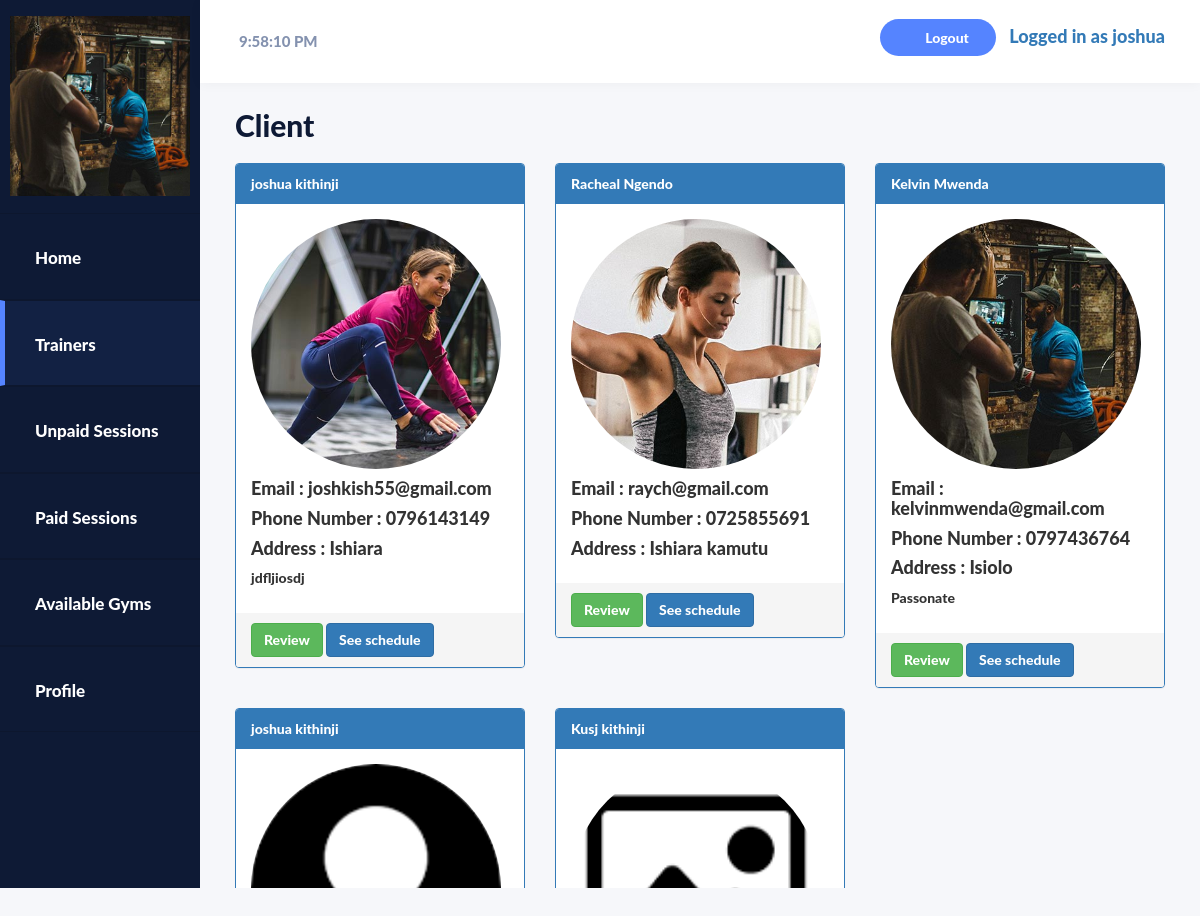
The app's page /client/trainers.php (signed in) with its own data.
### tables this page shows
CREATE TABLE `trainers` (
  `trainer_id` int(10) NOT NULL,
  `trainer_fname` varchar(30) NOT NULL,
  `trainer_lname` varchar(30) NOT NULL,
  `trainer_pass` varchar(10) NOT NULL,
  `trainer_email` varchar(30) NOT NULL,
  `trainer_phone` varchar(15) NOT NULL,
  `trainer_address` varchar(30) NOT NULL,
  `trainer_profilepic` varchar(50) NOT NULL,
  `trainer_gender` varchar(30) NOT NULL,
  `trainer_shortdesc` text NOT NULL,
  `date_joined` datetime NOT NULL
);

### client/trainers.php (the view, shortened to what this page needs)
<!DOCTYPE html>
<html>
<head>
	 <link rel="stylesheet" href="https://maxcdn.bootstrapcdn.com/bootstrap/3.4.1/css/bootstrap.min.css">
    <link rel="stylesheet" type="text/css" href="../css/style.css">
    <link rel="stylesheet" type="text/css" href="../DataTables/datatables.min.css"/>
</head>
<body class="home">
    <div class="container-fluid display-table">
        <div class="row display-table-row">
            <div class="col-md-2 col-sm-1 hidden-xs display-table-cell v-align box" id="navigation">
                <div class="logo">
                    <a hef="home.html"><?php echo "<img src='../".$_SESSION['client_profilepic']."' alt='Trainer profilepic' class='hidden-xs hidden-sm'>"; ?>
                    </a>
                </div>
                <div class="navi">
                    <ul>
                        <li><a href="index.php"><i class="fa fa-home" aria-hidden="true"></i><span class="hidden-xs hidden-sm">Home</span></a></li>
                        <li class="active"><a href="trainers.php"><i class="fa fa-tasks" aria-hidden="true"></i><span class="hidden-xs hidden-sm">Trainers</span></a></li>
                       <li><a href="booked.php"><i class="fa fa-bar-chart" aria-hidden="true"></i><span class="hidden-xs hidden-sm">Unpaid Sessions</span></a></li>
                        <li><a href="paid.php"><i class="fa fa-bar-chart" aria-hidden="true"></i><span class="hidden-xs hidden-sm">Paid Sessions</span></a></li>
                        <li><a href="availablegyms.php"><i class="fa fa-user" aria-hidden="true"></i><span class="hidden-xs hidden-sm">Available Gyms</span></a></li>
                        <li><a href="profile.php"><i class="fa fa-cog" aria-hidden="true"></i><span class="hidden-xs hidden-sm">Profile</span></a></li>
                    </ul>
                </div>
            </div>
            <div class="col-md-10 col-sm-11 display-table-cell v-align">
                <div class="row">
                    <header>
                        <div class="col-md-7">
                            <div class="search hidden-xs hidden-sm">
                               <form name="Tick">
<input type="text" size="11" name="Clock">
</form>
                            </div>
                        </div>
                                                <div class="col-md-5">
                            <div class="header-rightside">
                                <ul class="list-inline header-top pull-right">
                                    <li class="hidden-xs"><a href="logout.php" class="add-project">Logout </a></li>
                                    <li><a href="#"><h4><span>Logged in as <?php echo $_SESSION['client_fname']; ?></span></h4></a></li>
                                </ul>
                            </div>
                        </div>
                    </header>
                </div>
                <div class="user-dashboard">
                    <h1>Client</h1>
                    <div class="row">
                <?php
                include '../con.php';
                $sql = "SELECT * FROM trainers";
                $result = mysqli_query($con,$sql);
                while($row = mysqli_fetch_array($result))
{
              echo "<div class='col-md-4'>";
    echo "<div class='panel-group'>";
       echo  "<div class='panel panel-primary'>";
          echo "<div class='panel-heading'>" .$row['trainer_fname']." ".$row['trainer_lname']."</div>";
            echo "<div class='panel-body'><img src='../trainer/".$row['trainer_profilepic']."' width='250px' height='250px' style='border-radius: 50%;'/>";
                echo "<h4 class='card-title'><b>Email : </b>".$row['trainer_email']."</h4>";
                 echo "<h4 class='card-title'><b>Phone Number : </b>".$row['trainer_phone']."</h4>";
                  echo "<h4 class='card-title'><b>Address : </b>".$row['trainer_address']."</h4>";
                echo "<p>".$row['trainer_shortdesc']."</p>";
                 echo "</div>";
                 echo "<div class='panel-footer'><a href='review.php?tid=".$row['trainer_id']."'><button class='btn btn-success   '>Review</button>     <a href='trainersessions.php?id=".$row['trainer_id']."'><button class='btn btn-primary   '>See schedule</button></a></div>";
                 echo "</div>";
                 echo "</div>";
                 echo "</div>";
               }
                ?>
 </div>
    </div>
</body>
</html>

### css/style.css (style rules this page uses)
body { background-image: url(../image/bg_2.jpg); font-family: lato heavy; }
a:focus,a:hover,a { outline:none; text-decoration: none; }
li,ul { list-style: none; padding: 0; margin: 0; }
.home { background: #f6f7fa; }
#navigation { background: #0e1a35; height: 100%; }
#navigation { padding: 0; height: 100%; }
.display-table { display: table; padding: 0; height: 100%; width: 100%; }
.display-table-row { display: table-row; height: 100%; }
.display-table-cell { display: table-cell; float: none; height: 100%; }
.v-align { vertical-align: top; }
.logo img { max-width: 180px; padding: 16px 0 17px; width: 100%; }
.header-top { margin: 0; padding-top: 2px; }
.add-project { background: #5584ff none repeat scroll 0 0; border-radius: 100px; color: #ffffff; font-size: 14px; font-weight: 600; padding: 10px 27px 10px 45px; position: relative; }
.add-project::before { background: rgba(0, 0, 0, 0) url("../images/plus.png") no-repeat scroll 0 0; content: ""; ; height: 12px; left: 17px; position: absolute; top: 12px; width: 12px; }
.header-top li { display: inline-block; text-align: center; }
#navigation { -webkit-transition: all 0.5s ease; -moz-transition: all 0.5s ease; -o-transition: all 0.5s ease; transition: all 0.5s ease; }
.search input { border: none; font-size: 15px; padding: 15px 9px; width: 100%; background: rgba(0, 0, 0, 0) url("../images/search.png") no-repeat scroll 99% 12px; color: #8492af; }
header { background: #ffffff none repeat scroll 0 0; box-shadow: 0 1px 12px rgba(0, 0, 0, 0.04); display: inline-block !important; line-height: 23px; padding: 15px; transition: all 0.5s ease 0s; width: 100%; -webkit-transition: all 0.5s ease; -moz-transition: all 0.5s ease; -o-transition: all 0.5s ease; transition: all 0.5s ease; }
.logo { text-align: center; }
.navi a { border-bottom: 1px solid #0d172e; border-top: 1px solid #0d172e; color: #ffffff; display: block; font-size: 17px; font-weight: 500; padding: 28px 20px; text-decoration: none; }
.navi .active a { background: #122143; border-left: 5px solid #5584ff; padding-left: 15px; }
.hidden-xs { -webkit-transition: all 0.5s ease; -moz-transition: all 0.5s ease; -o-transition: all 0.5s ease; transition: all 0.5s ease; }
.user-dashboard { padding: 0 20px; overflow-y: scroll; height:800px; }
.user-dashboard h1 { color: #0e1a35; font-size: 30px; font-weight: 500; margin: 0; padding: 21px 0; }

### records on screen
trainers: trainer_fname "joshua", trainer_lname "kithinji", trainer_profilepic (picture), trainer_email "joshkish55@gmail.com", trainer_phone "0796143149", trainer_address "Ishiara", trainer_shortdesc "jdfljiosdj"
trainers: trainer_fname "Racheal", trainer_lname "Ngendo", trainer_profilepic (picture), trainer_email "raych@gmail.com", trainer_phone "0725855691", trainer_address "Ishiara kamutu"
trainers: trainer_fname "Kelvin", trainer_lname "Mwenda", trainer_profilepic (picture), trainer_email "kelvinmwenda@gmail.com", trainer_phone "0797436764", trainer_address "Isiolo", trainer_shortdesc "Passonate"
trainers: trainer_fname "joshua", trainer_lname "kithinji", trainer_profilepic (placeholder picture)
trainers: trainer_fname "Kusj", trainer_lname "kithinji", trainer_profilepic (picture)

### other values on screen
$_SESSION['client_fname'] "joshua"
